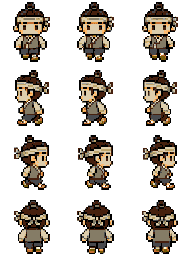
#> input picture game/ai_agent_game_dalarae_yakbang/src-v0.6/assets/chars/nobi_m.png, 192 x 256 px
$ python -i resize_chars.py   (imports and definitions only)
#> lines starting #> are read from the running program, lines starting #| are printed output that depends on the picture
"""원본 캐릭터 스프라이트시트(3열×4행, RPG Maker 포맷)를 Phaser 로딩용 48×48 프레임으로 축소.

원본은 `생성그림_꼉/캐릭터도트버전/` 에 그대로 두고 축소본만 `src-v0.6/assets/chars/` 에 생성.
도트 느낌 보존을 위해 LANCZOS 다운샘플.

v3: 셀별 독립 처리 — 프레임 블리드(이웃 셀 실루엣 침범) 완전 차단.
  - 원본을 3×4 로 정수 분할(나머지 1-2px 은 우측/하단 버림).
  - 각 셀 내부에서:
      a) flood-fill 배경 제거 (외곽 닿은 밝은/회색 영역만 alpha=0) — 격자선도 함께 제거
      b) 알파>0 픽셀의 bounding box 로 캐릭터만 tight-crop
      c) 종횡비 유지한 채 48×48 투명 캔버스에 중앙 배치(여백 반드시 2px 이상)
  - 결과: 각 48×48 프레임에 캐릭터가 **절대** 이웃 프레임으로 새지 않음.
  - 격자선 있는 원본(여자상인 등)과 크기가 어긋난 원본(1024×1536 등) 모두 자동 수용.

v2 (폐기): 전체 이미지 flood-fill 후 일괄 리사이즈 — 캐릭터가 셀 밖으로 삐져나가면 그대로 잘림.
"""
from PIL import Image
import numpy as np
from scipy.ndimage import label
import os

MAPPING = {
    '남자노비.png':    'nobi_m.png',
    '여자노비.png':    'nobi_f.png',
    '남자농민.png':    'nongmin_m.png',
    '남자상인.png':    'sangin_m.png',
    '여자상인.png':    'sangin_f.png',
    '남자선비.png':    'seonbi_m.png',
    '여자서생.png':    'seonbi_f.png',
    '남자관원.png':    'yangban_m.png',
    '여자관원.png':    'yangban_f.png',
    '무수리.png':      'staff.png',
}

SRC = r'c:\Users\user\game\Kario\생성그림_꼉\캐릭터도트버전'
DST = r'c:\Users\user\game\Kario\src-v0.6\assets\chars'
FRAME_W = 48
FRAME_H = 48
COLS = 3
ROWS = 4
PADDING = 2           # 48×48 프레임 경계에 최소 이 픽셀만큼 여백(블리드 방지)
BG_MIN_RGB = 200      # 밝기 하한 — 이보다 밝아야 "배경 후보"
BG_MAX_SAT = 35       # max(RGB)-min(RGB) 가 이 이하여야 회색-계통(무채색 배경+격자선 포함)

# [1 line not run here, left out]


def remove_bg_flood(im: Image.Image) -> Image.Image:
    """외곽 연결 flood-fill 로 배경만 투명화.
    - chroma-key(단일 레퍼런스) 와 달리 캐릭터 내부의 밝은 하이라이트(옷 흰색·눈 반사)는 보존.
    - 격자선이 외곽에 닿아 있으면 함께 제거됨(대부분의 RPG Maker 셀 격자는 외곽 관통).
    - "배경 후보" 는 R/G/B 모두 BG_MIN_RGB 이상 + 채도 낮음(BG_MAX_SAT 이하).
    """
    arr = np.array(im.convert('RGBA'))
    r = arr[..., 0].astype(np.int16)
    g = arr[..., 1].astype(np.int16)
    b = arr[..., 2].astype(np.int16)
    mn = np.minimum(np.minimum(r, g), b)
    mx = np.maximum(np.maximum(r, g), b)
    bg_candidate = (mn >= BG_MIN_RGB) & ((mx - mn) <= BG_MAX_SAT)
    if not bg_candidate.any():
        return Image.fromarray(arr, mode='RGBA')
    structure = np.ones((3, 3), dtype=np.int8)
    labeled, _n = label(bg_candidate, structure=structure)
    border_labels = set()
    border_labels.update(labeled[0, :].tolist())
    border_labels.update(labeled[-1, :].tolist())
    border_labels.update(labeled[:, 0].tolist())
    border_labels.update(labeled[:, -1].tolist())
    border_labels.discard(0)
    if not border_labels:
        return Image.fromarray(arr, mode='RGBA')
    mask = np.isin(labeled, list(border_labels))
    arr[mask, 3] = 0
    return Image.fromarray(arr, mode='RGBA')


def cell_bbox(cell: Image.Image):
    """셀 내 알파>0 픽셀의 bbox 반환 (x0,y0,x1,y1) 또는 None."""
    arr = np.array(cell.convert('RGBA'))
    alpha = arr[..., 3]
    ys, xs = np.where(alpha > 0)
    if ys.size == 0:
        return None
    return (int(xs.min()), int(ys.min()), int(xs.max()) + 1, int(ys.max()) + 1)


def render_cell(cell: Image.Image, bbox, scale: float, fw: int, fh: int, pad: int) -> Image.Image:
    """주어진 bbox 로 셀을 crop 한 뒤 **공통 scale** 로 리사이즈해 fw×fh 캔버스에 bottom-align.
    - scale 은 시트 전체에서 산출한 값 → 12 프레임 크기가 자체적으로 일관됨
      (down 이 크고 left/right 가 작아 보이는 문제 해결).
    - bottom-pad 고정 → 발 높이 일관(걷기 애니 수직 흔들림 제거).
    """
    canvas = Image.new('RGBA', (fw, fh), (0, 0, 0, 0))
    if bbox is None:
        return canvas
    x0, y0, x1, y1 = bbox
    sub = cell.crop((x0, y0, x1, y1))
    w, h = sub.size
    nw = max(1, int(round(w * scale)))
    nh = max(1, int(round(h * scale)))
    # 혹시나 여백을 넘지 않도록 최종 클램프 — scale 산출에서 이미 보장되지만 round 오차 방어.
    max_w, max_h = fw - 2 * pad, fh - 2 * pad
    if nw > max_w or nh > max_h:
        cs = min(max_w / nw, max_h / nh)
        nw = max(1, int(nw * cs)); nh = max(1, int(nh * cs))
    resized = sub.resize((nw, nh), Image.LANCZOS)
    px = (fw - nw) // 2
    py = fh - pad - nh
    canvas.paste(resized, (px, py), resized)
    return canvas


def process_sheet(src_path: str, dst_path: str) -> tuple:
#> called with src_path = '../src-v0.6/assets/chars/nobi_m.png', dst_path = 'out.png'
    im = Image.open(src_path).convert('RGBA')
#> im is the input picture: PIL image 192x256 RGBA; mean R, G, B, A 32, 26.6, 20.4, 81.8
    sw, sh = im.size
#> sw = 192; sh = 256
    cw, ch = sw // COLS, sh // ROWS
#> cw = 64; ch = 64
    im = remove_bg_flood(im)
#> in remove_bg_flood, `r = arr[..., 0].astype(np.int16)`:
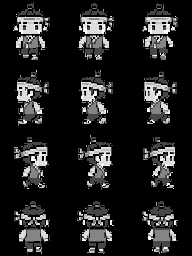
#> r: shape (256, 192) int16; min 0, max 255, mean 32
#> in remove_bg_flood, `g = arr[..., 1].astype(np.int16)`:
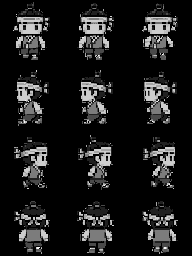
#> g: shape (256, 192) int16; min 0, max 251, mean 26.6
#> in remove_bg_flood, `b = arr[..., 2].astype(np.int16)`:
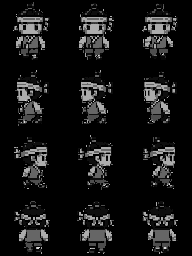
#> b: shape (256, 192) int16; min 0, max 217, mean 20.4
#> in remove_bg_flood, `bg_candidate = (mn >= BG_MIN_RGB) & ((mx - mn) <= BG_MAX_SAT)`: bg_candidate: shape (256, 192) bool; every value is 0

    # 1) 모든 셀의 bbox 수집 후 **공통 스케일** 산출.
    #    각 셀의 w/h 에 fw-2pad / fh-2pad 를 맞춰보고 그 중 최솟값(=가장 큰 캐릭터 프레임 기준)을 사용.
    #    이렇게 하면 어떤 프레임도 여백 밖으로 넘치지 않으면서 시트 전체 크기 비율이 동일.
    bboxes = {}
    max_w, max_h = FRAME_W - 2 * PADDING, FRAME_H - 2 * PADDING
    scale_candidates = []
    for r in range(ROWS):
        for c in range(COLS):
            cell = im.crop((c * cw, r * ch, (c + 1) * cw, (r + 1) * ch))
            bb = cell_bbox(cell)
            bboxes[(r, c)] = bb
            if bb is not None:
                bw = bb[2] - bb[0]
                bh = bb[3] - bb[1]
                if bw > 0 and bh > 0:
                    scale_candidates.append(min(max_w / bw, max_h / bh))
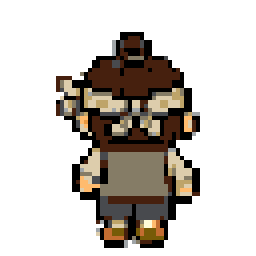
#> cell: PIL image 64x64 RGBA (shown 4 times larger); mean R, G, B, A 28.6, 23.4, 17.9, 81.9; transparent parts drawn white
#> after the loop, bboxes = 12 items; scale_candidates = [0.733, 0.733, 0.733, 0.786, 0.786, 0.786, 0.8, 0.8, 0.8, 0.815, 0.815, 0.815]
    scale = min(scale_candidates) if scale_candidates else 1.0
#> scale = 0.733

    # 2) 공통 스케일로 각 셀 렌더.
    out_w, out_h = FRAME_W * COLS, FRAME_H * ROWS
    out = Image.new('RGBA', (out_w, out_h), (0, 0, 0, 0))
#> out: PIL image 144x192 RGBA; every value is 0
    for r in range(ROWS):
        for c in range(COLS):
            cell = im.crop((c * cw, r * ch, (c + 1) * cw, (r + 1) * ch))
            fitted = render_cell(cell, bboxes[(r, c)], scale, FRAME_W, FRAME_H, PADDING)
            out.paste(fitted, (c * FRAME_W, r * FRAME_H), fitted)
#> this loop made 4 passes
#> pass 1, in render_cell, `resized = sub.resize((nw, nh), Image.LANCZOS)`:
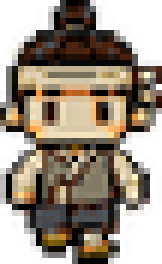
#> resized: PIL image 27x44 RGBA (shown 6 times larger); mean R, G, B, A 79.7, 68.1, 53, 170.4; transparent parts drawn white
#> pass 1, in render_cell (call 2), `sub = cell.crop((x0, y0, x1, y1))`:
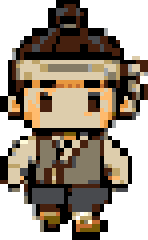
#> sub: PIL image 37x60 RGBA (shown 4 times larger); mean R, G, B, A 71.8, 60.7, 47.1, 169.9; transparent parts drawn white
#> after the loop:
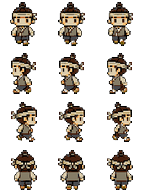
#> out: PIL image 144x192 RGBA; mean R, G, B, A 30.2, 25.1, 19.3, 72.5; transparent parts drawn white
    out.save(dst_path)
    return (sw, sh, cw, ch, scale)


# [11 lines not run here, left out]

>>> result = process_sheet('../src-v0.6/assets/chars/nobi_m.png', 'out.png')
#> result = (192, 256, 64, 64, 0.733)
